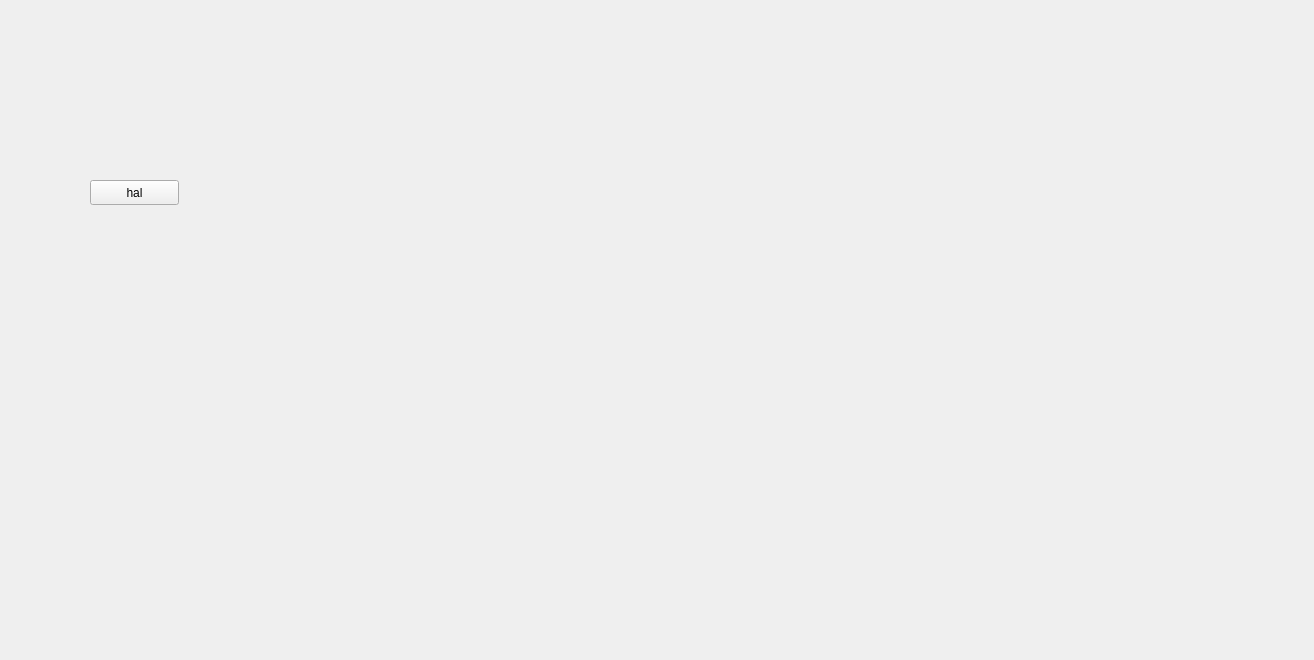
<?xml version="1.0" encoding="UTF-8"?>
<ui version="4.0">
 <class>kamer_hal</class>
 <widget class="QWidget" name="kamer_hal">
  <property name="geometry">
   <rect>
    <x>0</x>
    <y>0</y>
    <width>1314</width>
    <height>660</height>
   </rect>
  </property>
  <property name="windowTitle">
   <string>Form</string>
  </property>
  <widget class="QPushButton" name="pushButton">
   <property name="geometry">
    <rect>
     <x>90</x>
     <y>180</y>
     <width>89</width>
     <height>25</height>
    </rect>
   </property>
   <property name="text">
    <string>hal</string>
   </property>
  </widget>
  <widget class="QLabel" name="label">
   <property name="geometry">
    <rect>
     <x>-280</x>
     <y>30</y>
     <width>1941</width>
     <height>1101</height>
    </rect>
   </property>
   <property name="minimumSize">
    <size>
     <width>1941</width>
     <height>1101</height>
    </size>
   </property>
   <property name="maximumSize">
    <size>
     <width>1941</width>
     <height>1101</height>
    </size>
   </property>
   <property name="text">
    <string/>
   </property>
   <property name="pixmap">
    <pixmap resource="djog_nanos_2018.qrc">:/plaatjes/CIMG0637.JPG</pixmap>
   </property>
  </widget>
 </widget>
 <resources>
  <include location="djog_nanos_2018.qrc"/>
 </resources>
 <connections/>
</ui>
